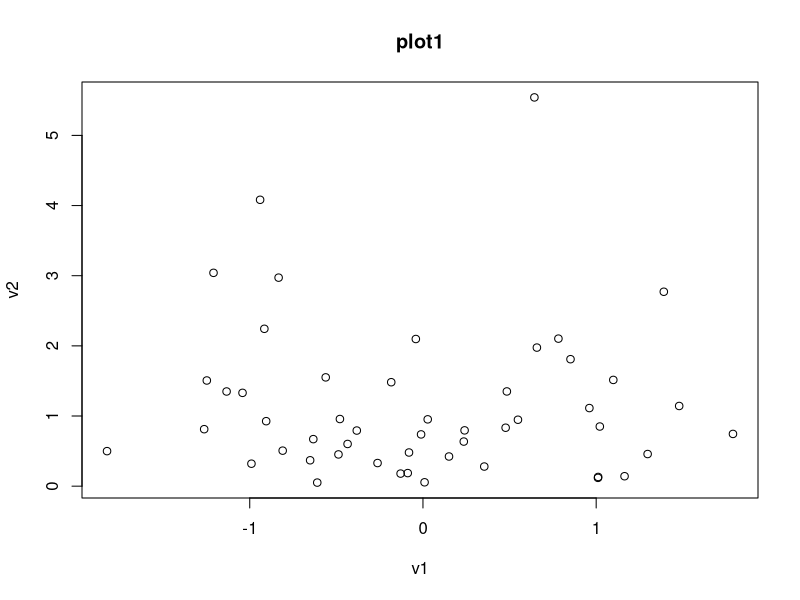
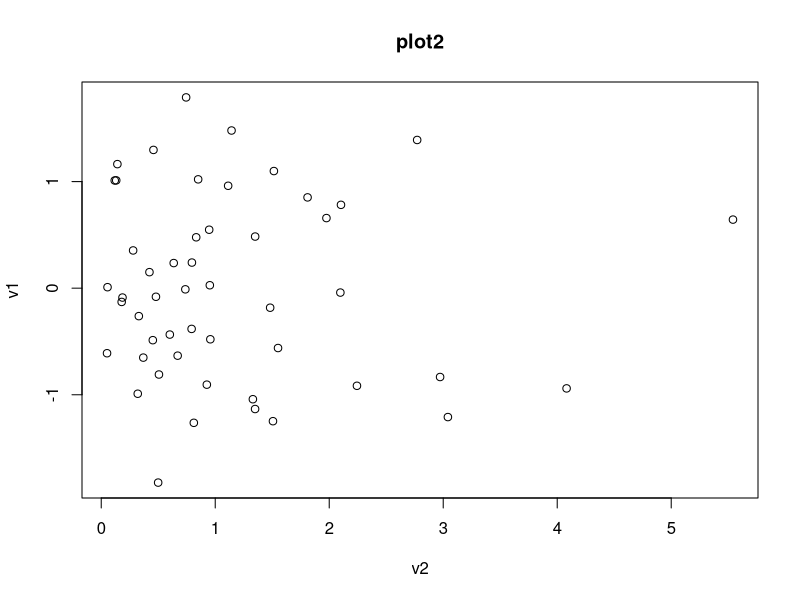
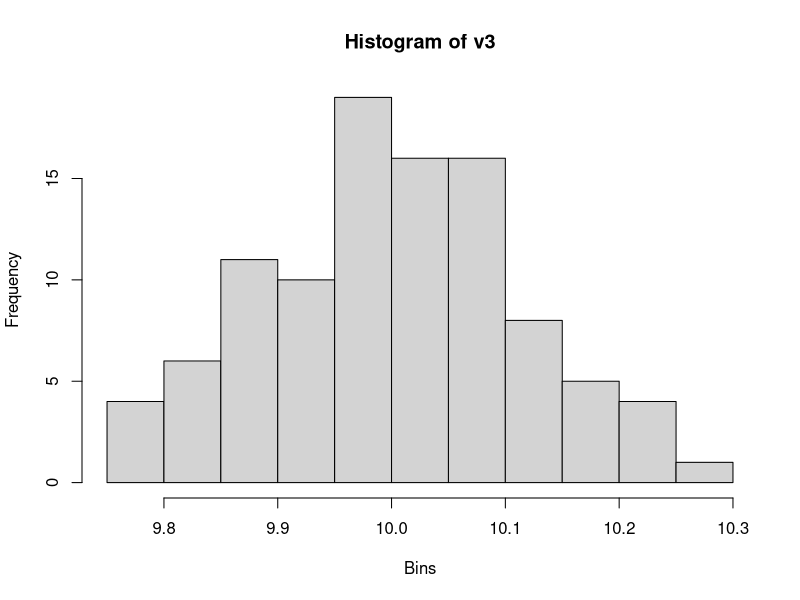

Source code (R) for these figures, in order:
## A comment
## drawing from 2 distributions
v1 <- rnorm(50)
v2 <- rexp(50)


plot(v1, v2, main = 'plot1')
plot(v2, v1, main = 'plot2')


nn <- 100
mm <- 10
ss <- 0.1

v3 <- rnorm(nn, mean = mm, sd = ss)

hist(v3, xlab = 'Bins')

